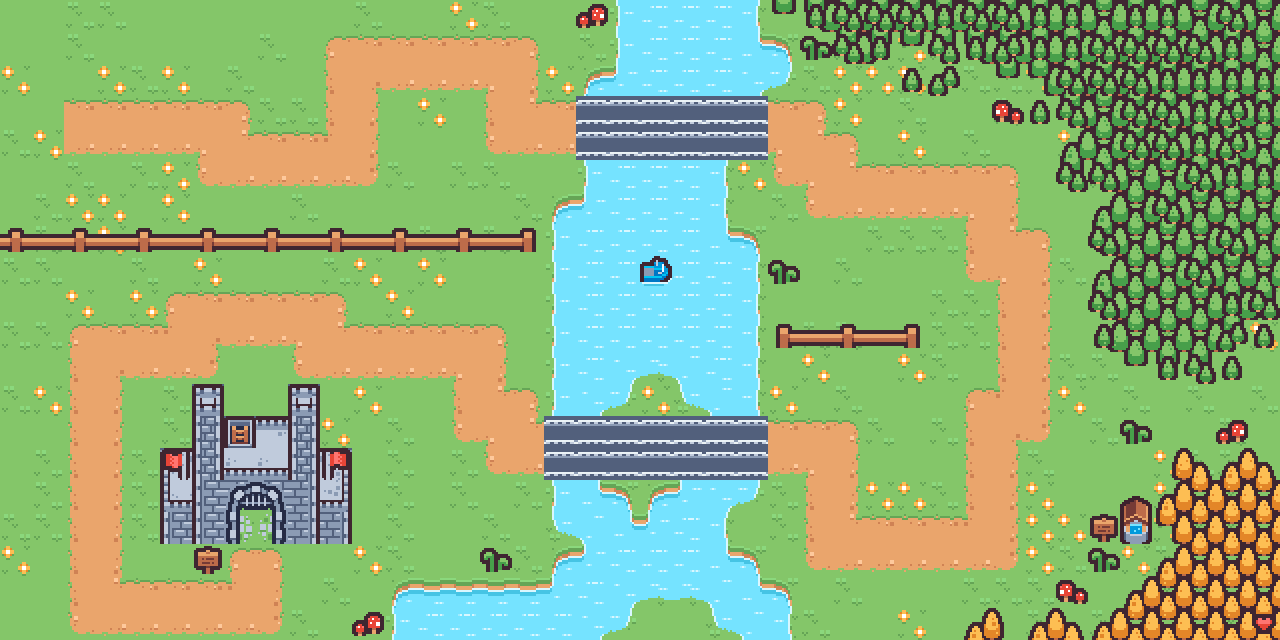

Rendered tile map (Tiled .tmx) drawn with the repository's tilesets; below, a short description and the map source with its tile grids summarised:
An orthogonal 40x20 tile map with 32x32 px tiles, 8 tile layers (Ground, River, Path, Bridge, ...), 3 tilesets and 31 objects (20x 1, 9x 2, Spawn, 3).

<map version="1.10" tiledversion="1.11.2" orientation="orthogonal" renderorder="right-down" width="40" height="20" tilewidth="32" tileheight="32" infinite="0" nextlayerid="13" nextobjectid="42">
 <tileset firstgid="1" source="tilemap_packed.tsx" />
 <tileset firstgid="133" source="tilemap_packed (2).tsx" />
 <tileset firstgid="331" source="tilemap_packed (1).tsx" />
 <layer id="1" name="Ground" width="40" height="20">
  <data>[800 cells, 800 non-empty, 5 distinct tile ids]</data>
 </layer>
 <layer id="4" name="River" width="40" height="20">
  <data>[800 cells, 117 non-empty, 14 distinct tile ids]</data>
 </layer>
 <layer id="3" name="Path" width="40" height="20">
  <data>[800 cells, 202 non-empty, 12 distinct tile ids]</data>
 </layer>
 <objectgroup id="10" name="Objects">
  <object id="25" name="3" type="2" x="384" y="192">
   <polyline points="0,0 -64,-64" />
  </object>
  <object id="26" name="4" type="2" x="384" y="96">
   <polyline points="0,0 -64,-64" />
  </object>
  <object id="27" name="15" type="2" x="1024" y="448">
   <polyline points="0,0 -64,-64" />
  </object>
  <object id="28" name="14" type="2" x="1056" y="448">
   <polyline points="0,0 -64,-64" />
  </object>
  <object id="29" name="16" type="2" x="1024" y="576">
   <polyline points="0,0 -64,-64" />
  </object>
  <object id="30" name="25" type="2" x="224" y="352">
   <polyline points="0,0 -64,-64" />
  </object>
  <object id="31" name="26" type="2" x="224" y="384">
   <polyline points="0,0 -64,-64" />
  </object>
  <object id="32" name="27" type="2" x="128" y="384">
   <polyline points="0,0 -64,-64" />
  </object>
  <object id="33" name="29" type="2" x="288" y="640">
   <polyline points="0,0 -64,-64" />
  </object>
  <object id="4" name="1" type="1" x="192" y="161">
   <polyline points="0,0 64,-64" />
  </object>
  <object id="5" name="2" type="1" x="192" y="192">
   <polyline points="0,0 64,-64" />
  </object>
  <object id="6" name="5" type="1" x="480" y="96">
   <polyline points="0,0 64,-64" />
  </object>
  <object id="7" name="6" type="1" x="480" y="160">
   <polyline points="0,0 64,-64" />
  </object>
  <object id="8" name="7" type="1" x="768" y="160">
   <polyline points="0,0 64,-64" />
  </object>
  <object id="9" name="8" type="1" x="768" y="192">
   <polyline points="0,0 64,-64" />
  </object>
  <object id="10" name="9" type="1" x="800" y="192">
   <polyline points="0,0 64,-64" />
  </object>
  <object id="11" name="10" type="1" x="800" y="224">
   <polyline points="0,0 64,-64" />
  </object>
  <object id="12" name="11" type="1" x="960" y="224">
   <polyline points="0,0 64,-64" />
  </object>
  <object id="13" name="12" type="1" x="960" y="288">
   <polyline points="0,0 64,-64" />
  </object>
  <object id="14" name="13" type="1" x="992" y="288">
   <polyline points="0,0 64,-64" />
  </object>
  <object id="15" name="17" type="1" x="800" y="576">
   <polyline points="0,0 64,-64" />
  </object>
  <object id="17" name="18" type="1" x="800" y="480">
   <polyline points="0,0 64,-64" />
  </object>
  <object id="18" name="19" type="1" x="480" y="480">
   <polyline points="0,0 64,-64" />
  </object>
  <object id="19" name="20" type="1" x="480" y="448">
   <polyline points="0,0 64,-64" />
  </object>
  <object id="20" name="21" type="1" x="448" y="448">
   <polyline points="0,0 64,-64" />
  </object>
  <object id="21" name="22" type="1" x="448" y="384">
   <polyline points="0,0 64,-64" />
  </object>
  <object id="22" name="23" type="1" x="288" y="384">
   <polyline points="0,0 64,-64" />
  </object>
  <object id="23" name="24" type="1" x="288" y="352">
   <polyline points="0,0 64,-64" />
  </object>
  <object id="24" name="28" type="1" x="64" y="640">
   <polyline points="0,0 64,-64" />
  </object>
  <object id="38" name="Spawn" x="64.1212" y="111.674">
   <polyline points="0,0 0.181818,38.7387" />
  </object>
  <object id="40" name="30" type="3" x="224" y="544">
   <polyline points="0,0 64,0" />
  </object>
 </objectgroup>
 <layer id="6" name="Bridge" width="40" height="20">
  <data>[800 cells, 26 non-empty, 1 distinct tile ids]</data>
 </layer>
 <layer id="2" name="The Forest" width="40" height="20">
  <data>[800 cells, 123 non-empty, 12 distinct tile ids]</data>
 </layer>
 <layer id="5" name="The Forest 2" width="40" height="20">
  <data>[800 cells, 62 non-empty, 2 distinct tile ids]</data>
 </layer>
 <layer id="8" name="Castle" width="40" height="20">
  <data>[800 cells, 24 non-empty, 15 distinct tile ids]</data>
 </layer>
 <layer id="7" name="Add" width="40" height="20">
  <data>[800 cells, 40 non-empty, 13 distinct tile ids]</data>
 </layer>
</map>